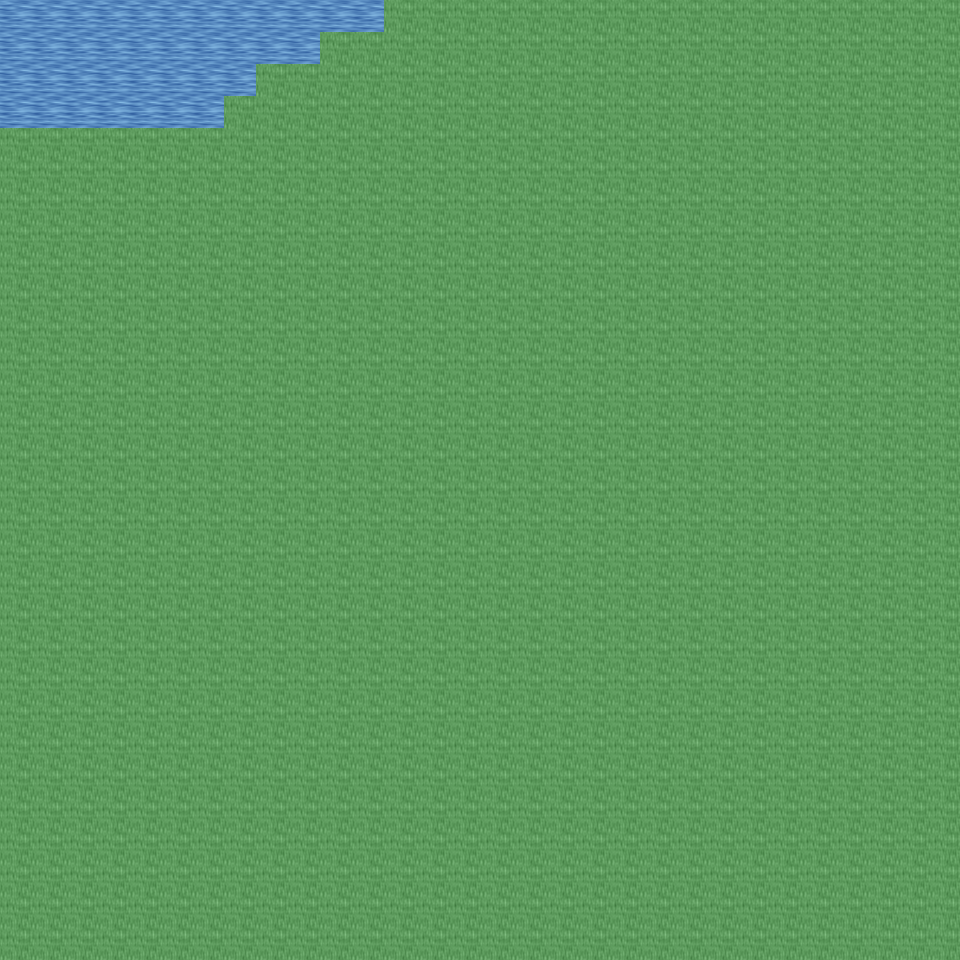

This game map was drawn from its Tiled (.tmx) file and the tilesets committed beside it. A one-line description and the trimmed map source follow:
An orthogonal 30x30 tile map with 32x32 px tiles, 6 tile layers (Ground, Object, Object2, Above, ...), 7 tilesets and 1 object (mapExit).

<map version="1.0" orientation="orthogonal" renderorder="right-down" width="30" height="30" tilewidth="32" tileheight="32" nextobjectid="2">
  <tileset firstgid="1" name="tileset_ground_ground" tilewidth="32" tileheight="32" tilecount="33" columns="3">
    <image source="../drawable/tileset_ground_ground.png" width="96" height="352" />
  </tileset>
  <tileset firstgid="34" name="tileset_ground_grass_edges" tilewidth="32" tileheight="32" tilecount="36" columns="12">
    <image source="../drawable/tileset_ground_grass_edges.png" width="384" height="96" />
  </tileset>
  <tileset firstgid="70" name="tileset_ground_water_pool" tilewidth="32" tileheight="32" tilecount="72" columns="3">
    <image source="../drawable/tileset_ground_water_pool.png" width="96" height="768" />
  </tileset>
  <tileset firstgid="142" name="tileset_ground_grass_corners" tilewidth="32" tileheight="32" tilecount="24" columns="6">
    <image source="../drawable/tileset_ground_grass_corners.png" width="192" height="128" />
  </tileset>
  <tileset firstgid="166" name="tileset_plant_flower_daisy_white" tilewidth="32" tileheight="32" tilecount="8" columns="2">
    <image source="../drawable/tileset_plant_flower_daisy_white.png" width="64" height="128" />
  </tileset>
  <tileset firstgid="174" name="tileset_logic_collision" tilewidth="32" tileheight="32" tilecount="1" columns="1">
    <image source="../drawable/tileset_logic_collision.png" width="32" height="32" />
  </tileset>
  <tileset firstgid="175" name="tileset_ground_water_pool_deep" tilewidth="32" tileheight="32" tilecount="72" columns="3">
    <image source="../drawable/tileset_ground_water_pool_deep.png" width="96" height="768" />
  </tileset>
  <layer name="Ground" width="30" height="30">
    <data>[900 cells, 900 non-empty, 2 distinct tile ids]</data>
  </layer>
  <layer name="Object" width="30" height="30">
    <data>[900 cells, 22 non-empty, 3 distinct tile ids]</data>
  </layer>
  <layer name="Object2" width="30" height="30">
    <data>[900 cells, 0 non-empty, 0 distinct tile ids]</data>
  </layer>
  <layer name="Above" width="30" height="30">
    <data>[900 cells, 0 non-empty, 0 distinct tile ids]</data>
  </layer>
  <layer name="Above2" width="30" height="30">
    <data>[900 cells, 0 non-empty, 0 distinct tile ids]</data>
  </layer>
  <layer name="Walkable" width="30" height="30">
    <data>[900 cells, 863 non-empty, 1 distinct tile ids]</data>
  </layer>
  <objectgroup name="MapEvents">
    <object id="1" name="north" type="mapExit" x="0" y="0" width="384" height="32">
      <properties>
        <property name="map" value="level_0_x204_y93" />
        <property name="x" value="0" />
        <property name="y" value="28" />
      </properties>
    </object>
  </objectgroup>
</map>
